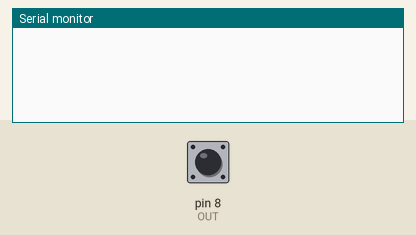
The sketch below on a simulated Arduino Uno, built with avr-gcc and run on an emulated ATmega328P. Parts: the last lines printed to the serial monitor. The test bench sets the inputs (shaded band); at power-on: pin 8 (OUT) LOW.

Above: at 1.2 s.
1.3 s: pin 8 (OUT) pulsed HIGH 2 times (0.12 s each, 0.3 s apart)
At 3.2 s:
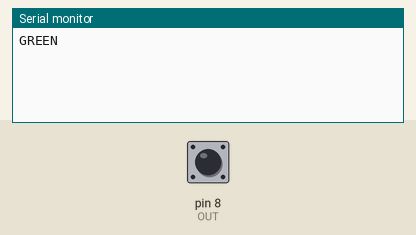
4.1 s: pin 8 (OUT) pulsed HIGH 2 times (0.12 s each, 0.3 s apart)
At 7.3 s:
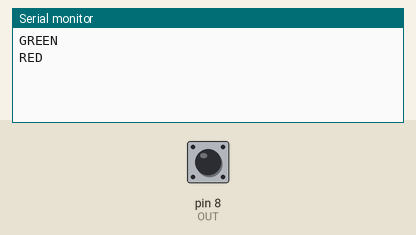

Measured:
- after the input at 1.3 s, the serial monitor: prints a new line after 1.3 s (image 1)
- after the input at 4.1 s, the serial monitor: prints a new line after 2.3 s (image 2)

The sketch:

cd.ino
```cpp
#define S2 6
#define S3 7
#define OUT 8

int r, g, b;

void setup() {
  pinMode(S2, OUTPUT);
  pinMode(S3, OUTPUT);
  pinMode(OUT, INPUT);
  Serial.begin(9600);
}

void loop() {
  digitalWrite(S2, LOW);
  digitalWrite(S3, LOW);
  r = pulseIn(OUT, LOW);

  digitalWrite(S2, HIGH);
  digitalWrite(S3, HIGH);
  g = pulseIn(OUT, LOW);

  digitalWrite(S2, LOW);
  digitalWrite(S3, HIGH);
  b = pulseIn(OUT, LOW);

  if (r < g && r < b)
    Serial.println("RED");
  else if (g < r && g < b)
    Serial.println("GREEN");
  else if (b < r && b < g)
    Serial.println("BLUE");
  else
    Serial.println("UNKNOWN");

  delay(1000);
}
```
